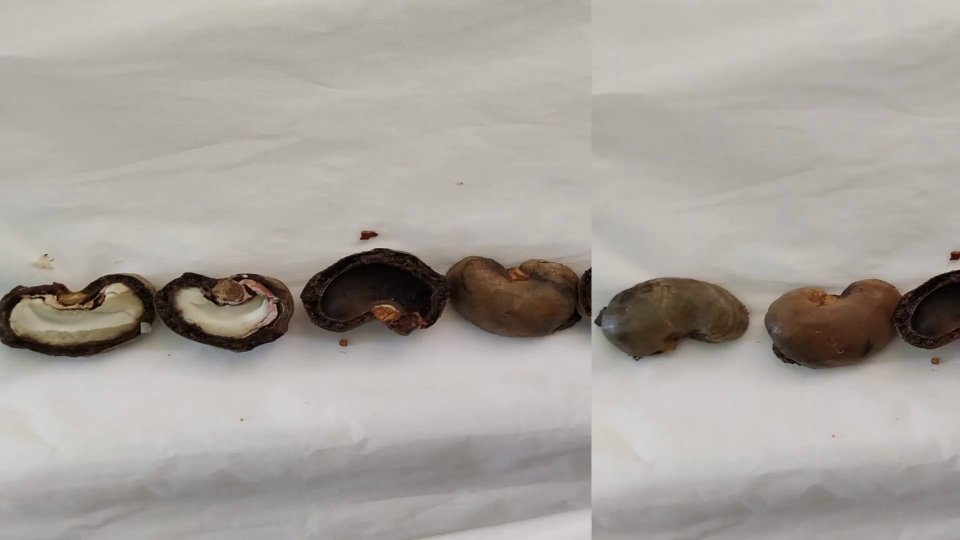
#> input picture frame 26 of Input_Video/Cashew_10.mp4, 1920 x 1080 px, given in place of Cashew.mp4, which was not available (shown at 1/2 size)
$ python Cashew_color_video.py
#> lines starting #> are read from the running program, lines starting #| are printed output that depends on the picture; after the words box and inside, x2 and y2 are one past the last pixel; in counts of white or black regions, pixels touching at a corner belong together; pictures that were not available may be replaced by others from this repository, and a replacement may not be noted
import cv2
import numpy as np
import math

cap = cv2.VideoCapture("input_img/Cashew.mp4")

cashew_hsv_lower = np.array([6, 65, 128], np.uint8)
cashew_hsv_upper = np.array([54, 255, 255], np.uint8)

# SIZE
frame_width = int(cap.get(3))
frame_height = int(cap.get(4))

size = (frame_width, frame_height)

result = cv2.VideoWriter('output_detection.avi', cv2.VideoWriter_fourcc(*'MJPG'),10,size)

while cap.isOpened():
    ret, frame = cap.read()
#> frame is the input picture: shape (1080, 1920, 3); mean B, G, R 156, 161.7, 167.5

    #frame = frame[403:670,:]


    frame_blur = cv2.GaussianBlur(frame, (7, 7), 0)

    # converting  BGR to HSV Frame
    hsv = cv2.cvtColor(frame_blur, cv2.COLOR_BGR2HSV)
#> hsv: shape (1080, 1920, 3); mean H, S, V 20.7, 25, 167.5

    # finding the range of cashew_hsv color in the image
    cashew_hsv = cv2.inRange(hsv, cashew_hsv_lower, cashew_hsv_upper)
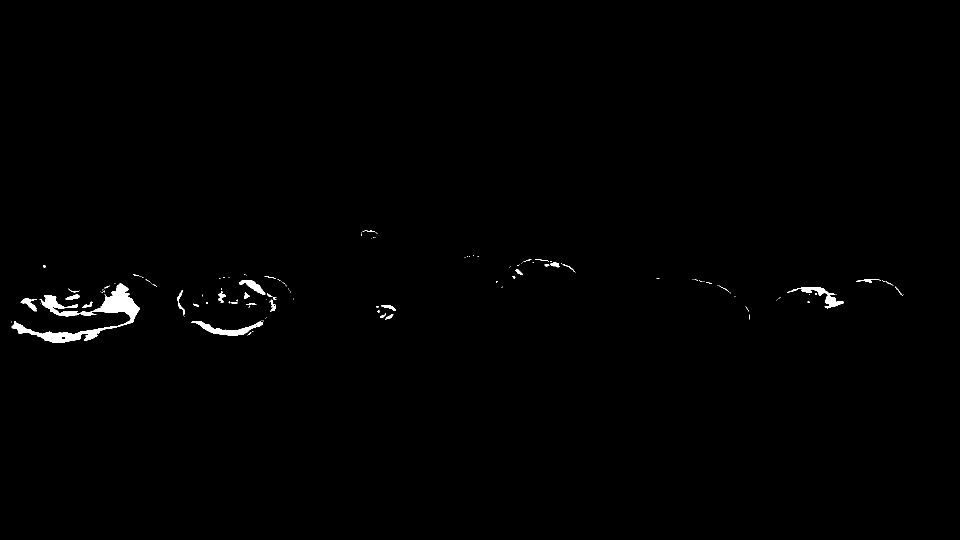
#> cashew_hsv: shape (1080, 1920) (shown at 1/2 size); 0.61% white; 134 white regions (100 under 20 px), largest, box (x1, y1, x2, y2) and area: (23, 567, 279, 686) 7040, (382, 641, 527, 672) 1330, (1574, 574, 1688, 617) 1080

    kernal = np.ones((5, 5), "uint8")

    # dilation of the image ( to remove noise) create mask for cashew_hsv color
    cashew_hsv = cv2.dilate(cashew_hsv, kernal, iterations = 1)
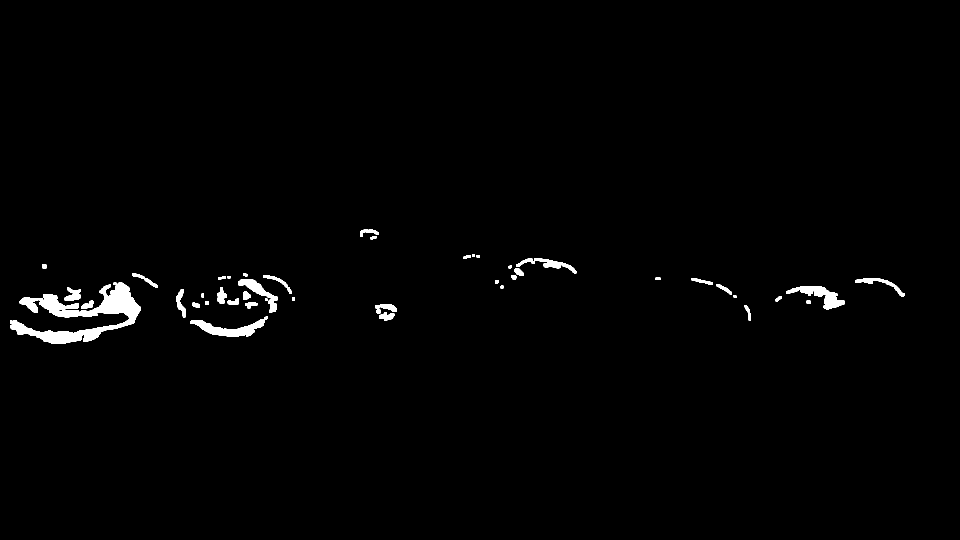
#> cashew_hsv: shape (1080, 1920) (shown at 1/2 size); 1.2% white; 47 white regions
    res = cv2.bitwise_and(frame, frame, mask = cashew_hsv)

    contours, hierarchy = cv2.findContours(cashew_hsv, cv2.RETR_TREE, cv2.CHAIN_APPROX_SIMPLE)
#> contours = 49 contours, 3 with area under 20; largest, box (x1, y1, x2, y2) and area: (20, 565, 281, 688) 9878, (380, 633, 536, 674) 2144, (1572, 572, 1690, 619) 1834, (476, 558, 555, 626) 1341, (1032, 517, 1153, 547) 899
    for i, contour in enumerate(contours) :
        area = cv2.contourArea(contour)

        if hierarchy[0, i, 3] == -1 :
            x, y, w, h = cv2.boundingRect(contour)
            if area > 2500 and h > 42 :
                frame = cv2.rectangle(frame, (x, y), (x + w, y + h), (0, 255, 0), 2)
                cv2.putText(frame, "cashew", (x, y), cv2.FONT_HERSHEY_SIMPLEX, 0.7, (0, 255, 0))
#> this loop made 49 passes
#> (contour, area, x, y, w, h) on passes 19, 33, 34, 35, 36, 45, 47: ([[403, 587], [403, 594], [407, 594], [407, 587]], 28, 403, 587, 5, 8), ([[1311, 555], [1311, 559], [1320, 559], [1320, 555]], 36, 1311, 555, 10, 5), ([[436, 554], [436, 558], [442, 558], [442, 554]], 24, 436, 554, 7, 5), ([[444, 553], [444, 557], [451, 557], [451, 553]], 28, 444, 553, 8, 5), ([[455, 552], [455, 556], [460, 556], [460, 552]], 20, 455, 552, 6, 5), ([[953, 510], [953, 514], [959, 514], [959, 510]], 24, 953, 510, 7, 5), ([[944, 509], [944, 513], [949, 513], [949, 509]], 20, 944, 509, 6, 5)
#> (area, x, y, w, h) on passes 1, 3, 4, 5, 6, 7: (2144.5, 380, 633, 156, 41), (61, 1496, 626, 6, 15), (291.5, 758, 625, 31, 16), (54, 753, 619, 9, 8), (79, 1489, 610, 11, 15), (348, 750, 608, 44, 16)
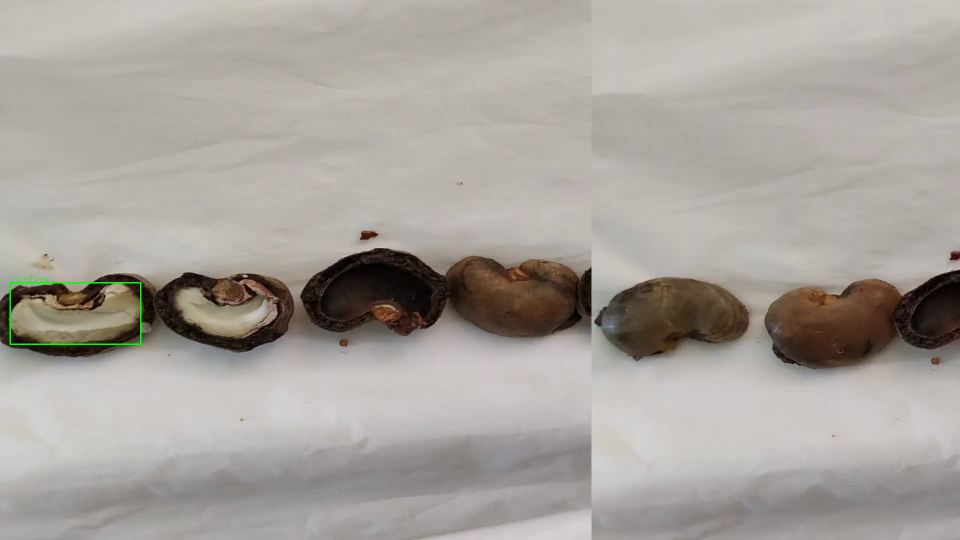
#> frame: shape (1080, 1920, 3) (shown at 1/2 size); 0.12% of pixels changed, all inside (x1, y1, x2, y2) = (19, 550, 283, 690)

    result.write(frame)
    cv2.imshow("Color", frame)

    if cv2.waitKey(1) & 0xFF == ord('q') :
#> (key q is pressed here)
        break
cap.release()
cv2.destroyAllWindows()

$ run again, starting later in the video
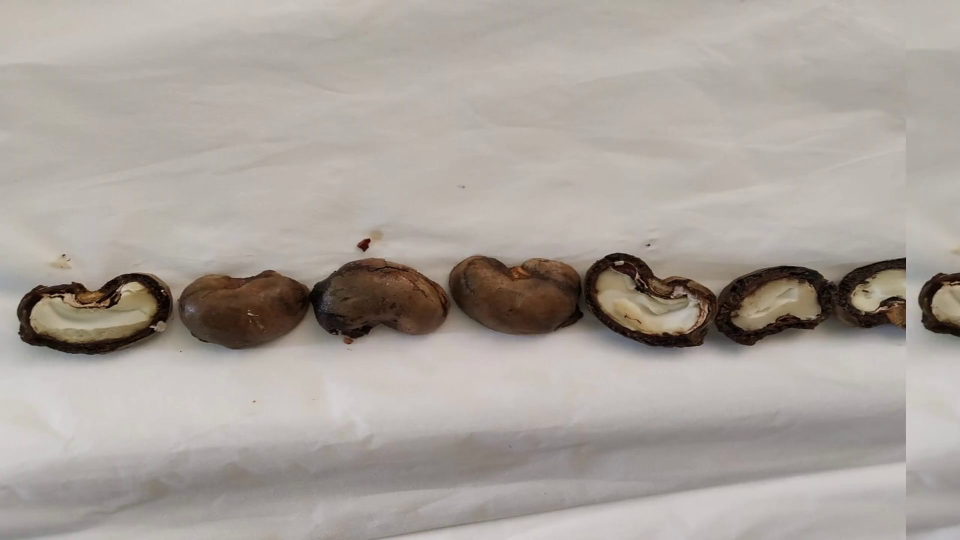
#> input picture frame 120 of Input_Video/Cashew_10.mp4, 1920 x 1080 px, given in place of Cashew.mp4, which was not available (shown at 1/2 size)
#> frame is the input picture: shape (1080, 1920, 3); mean B, G, R 155.8, 162, 169.3
#> hsv: shape (1080, 1920, 3); mean H, S, V 14.7, 27.2, 169.4
#> `cashew_hsv = cv2.inRange(hsv, cashew_hsv_lower, cashew_hsv_upper)`:
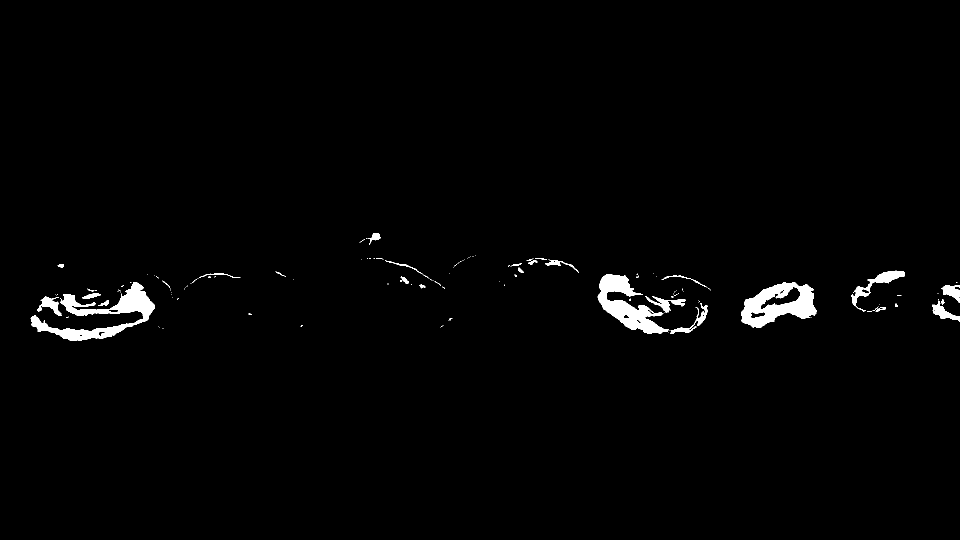
#> cashew_hsv: shape (1080, 1920) (shown at 1/2 size); 1.5% white; 126 white regions (95 under 20 px), largest, box (x1, y1, x2, y2) and area: (61, 564, 310, 682) 8310, (1482, 564, 1633, 656) 7310, (1195, 548, 1338, 668) 6732
#> contours = 68 contours, 22 with area under 20; largest, box (x1, y1, x2, y2) and area: (59, 562, 312, 684) 12184, (1193, 546, 1417, 670) 11513, (1480, 562, 1635, 658) 9829, (1701, 539, 1812, 626) 2946, (1862, 596, 1920, 645) 1280
#> the loop `for i, contour in enumerate(contours) :` made 68 passes
#> (contour, area, x, y, w, h) on passes 1, 14, 24, 25: ([[323, 655], [323, 659], [329, 659], [329, 655]], 24, 323, 655, 7, 5), ([[1873, 585], [1873, 589], [1878, 589], [1878, 585]], 20, 1873, 585, 6, 5), ([[773, 565], [773, 570], [778, 570], [778, 565]], 25, 773, 565, 6, 6), ([[1910, 562], [1910, 566], [1916, 566], [1916, 562]], 24, 1910, 562, 7, 5)
#> after the loop `for i, contour in enumerate(contours) :`:
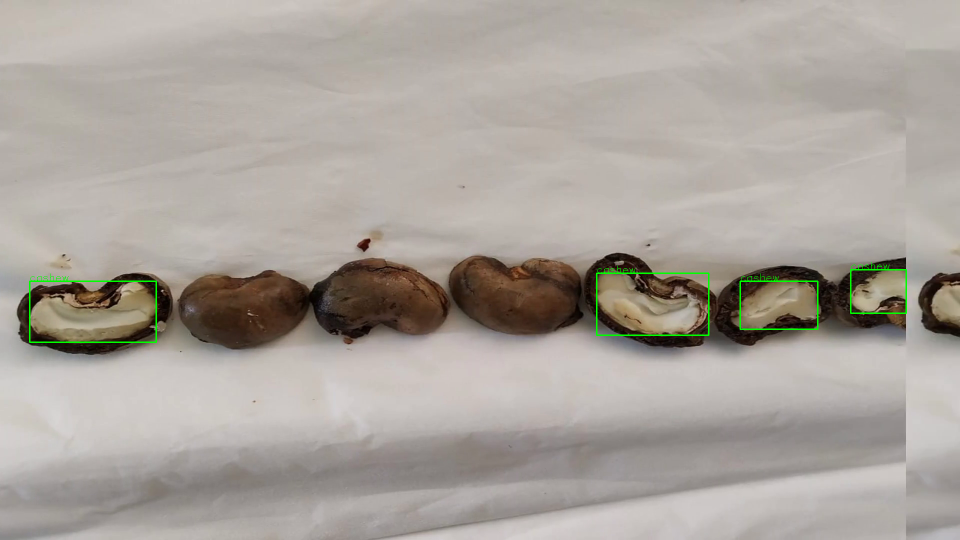
#> frame: shape (1080, 1920, 3) (shown at 1/2 size); 0.37% of pixels changed, all inside (x1, y1, x2, y2) = (58, 524, 1814, 686)

$ run again, starting later in the video
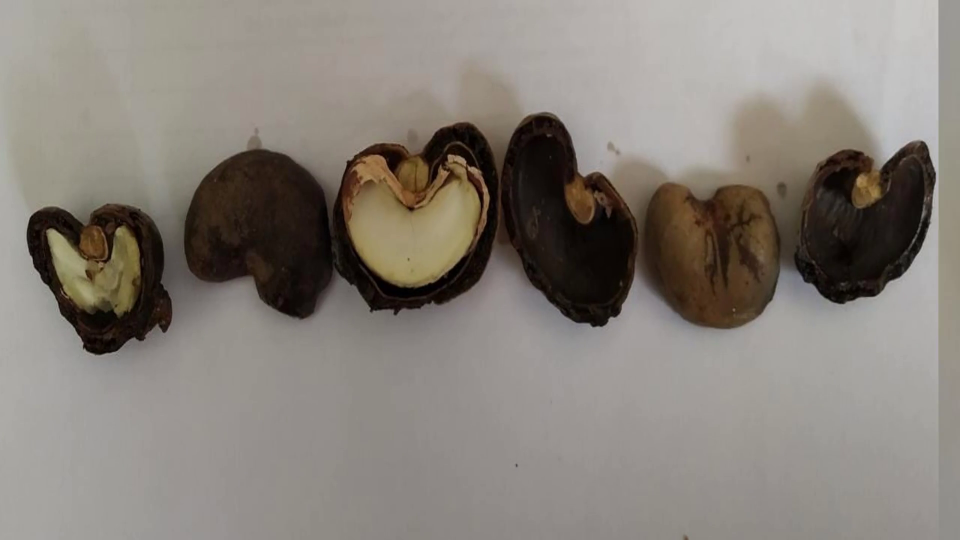
#> input picture frame 214 of Input_Video/Cashew_10.mp4, 1920 x 1080 px, given in place of Cashew.mp4, which was not available (shown at 1/2 size)
#> frame is the input picture: shape (1080, 1920, 3); mean B, G, R 120.9, 128.3, 134.7
#> hsv: shape (1080, 1920, 3); mean H, S, V 17.8, 41.8, 134.7
#> `cashew_hsv = cv2.inRange(hsv, cashew_hsv_lower, cashew_hsv_upper)`:
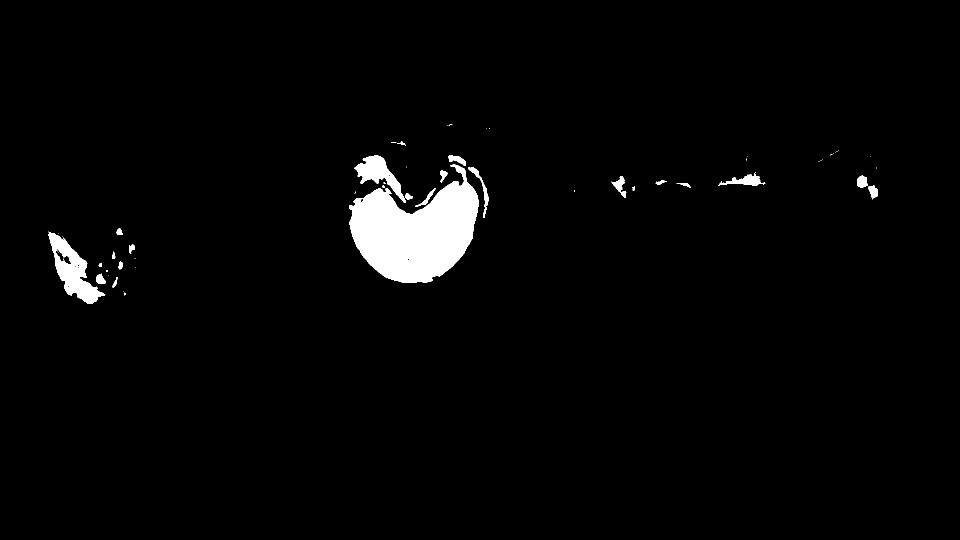
#> cashew_hsv: shape (1080, 1920) (shown at 1/2 size); 2.5% white; 62 white regions (38 under 20 px), largest, box (x1, y1, x2, y2) and area: (698, 329, 958, 566) 36610, (97, 463, 211, 608) 6105, (708, 311, 811, 406) 3408
#> contours = 47 contours, 13 with area under 20; largest, box (x1, y1, x2, y2) and area: (696, 308, 960, 568) 44458, (95, 461, 213, 610) 7518, (1434, 342, 1533, 374) 1481, (935, 332, 979, 438) 1127, (1712, 349, 1758, 401) 1064
#> the loop `for i, contour in enumerate(contours) :` made 47 passes
#> (contour, area, x, y, w, h) on passes 9, 18, 28, 45: ([[267, 514], [267, 518], [272, 518], [272, 514]], 20, 267, 514, 6, 5), ([[1146, 379], [1146, 385], [1151, 385], [1151, 379]], 30, 1146, 379, 6, 7), ([[810, 331], [810, 336], [814, 336], [814, 331]], 20, 810, 331, 5, 6), ([[976, 254], [976, 258], [981, 258], [981, 254]], 20, 976, 254, 6, 5)
#> after the loop `for i, contour in enumerate(contours) :`:
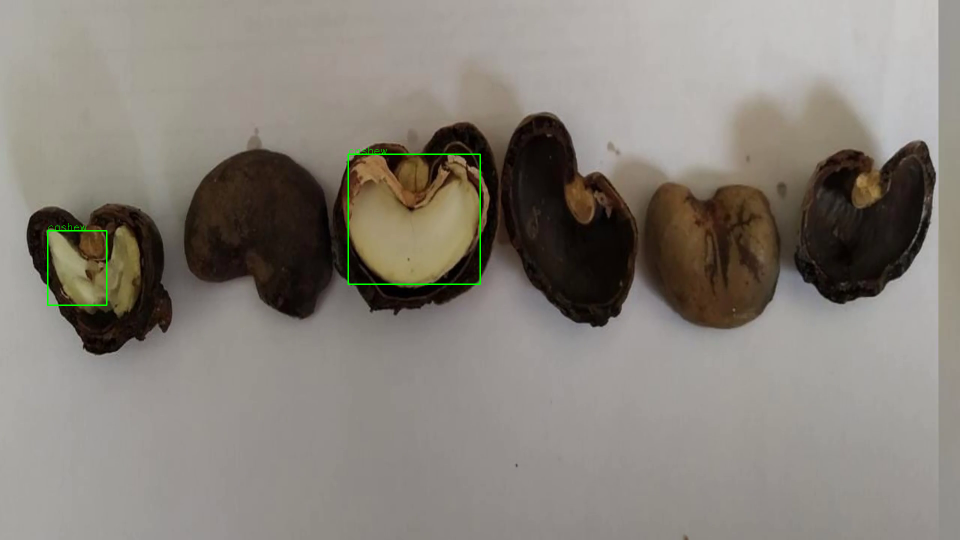
#> frame: shape (1080, 1920, 3) (shown at 1/2 size); 0.24% of pixels changed, all inside (x1, y1, x2, y2) = (94, 293, 962, 612)
